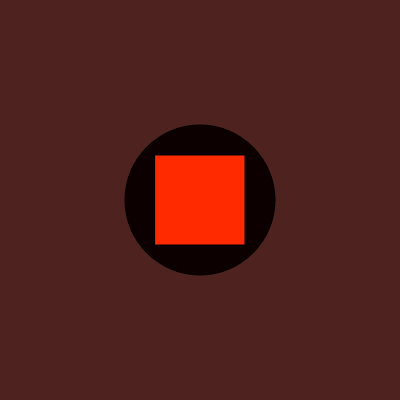
Frame 1 (no input)
Frame 60 (no input): identical to frame 1, image omitted
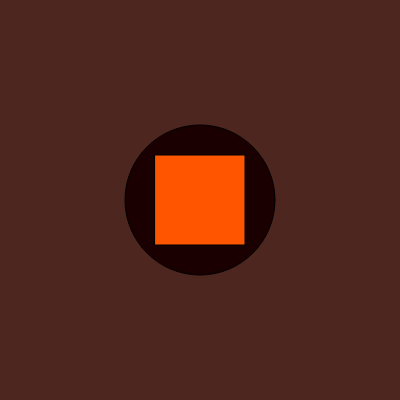
Frame 120 (the mouse pressed at the canvas centre since frame 60)

The p5.js sketch that drew these frames (run headless with seeded random() and noise() and a simulated clock; from frame 60 on, the mouse is pressed at the canvas centre):

// p5.js sketch
// ── sketch.js
 let value = 0;
        
  function setup() {
    createCanvas(400, 400);
    colorMode(HSB);  // hue, sat, bright
    rectMode(CENTER);
  }
  function draw() {
    background(value,60,30); // hue, sat, bright
    fill(0,100,value); // hue, sat, bright
    ellipse(200, 200, 150, 150);
    fill(value*2,255,180); // hue, sat, bright
    rect(200, 200, 90, 90);
  } 

  function mouseMoved() {
    console.log(value );
    value = value + 5;
    if (value > 255) {
      value = 0;
    }
  }     
        
  
